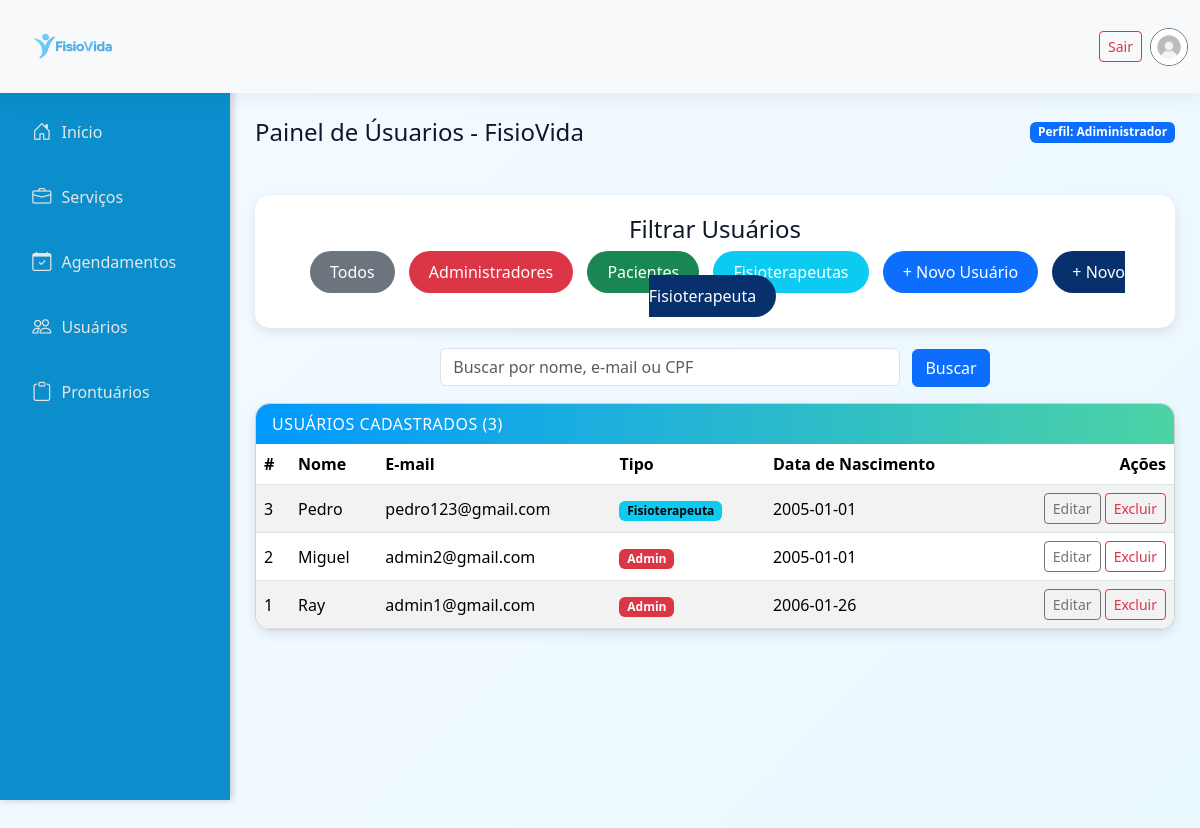
Screenshot of /admin/usuarios.php (signed in) with the database file from the repository.
### tables this page shows
CREATE TABLE usuario (
    id INT PRIMARY KEY AUTO_INCREMENT,
    nome VARCHAR(100),
    email VARCHAR(50) UNIQUE,
    senha VARCHAR(100),
    cpf VARCHAR(14) UNIQUE,
    data_nasc DATE,
    telefone VARCHAR(20),
    cep VARCHAR(200),
    sexo ENUM('M','F','Outro'),
    foto VARCHAR(255) DEFAULT '../img/imagem_perfil.JPEG',
    tipo_usuario ENUM('paciente', 'fisioterapeuta', 'admin') NOT NULL
);

### admin/usuarios.php (the view, shortened to what this page needs)
<?php
require_once '../php/db.php';
$qUsuario     = trim($_GET['q_usuario'] ?? '');
$tipoFiltro   = $_GET['tipo'] ?? '';
$page         = max(1, (int)($_GET['page'] ?? 1));
$perPage      = 8;
$userClauses = [];
$userParams  = [];
$userWhereSql = $userClauses ? ('WHERE ' . implode(' AND ', $userClauses)) : '';
$stmt = $pdo->prepare("SELECT COUNT(*) FROM usuario $userWhereSql");
$stmt->execute($userParams);
$totalUsuarios = (int)$stmt->fetchColumn();
$offsetUsuarios = ($page - 1) * $perPage;
$sqlUsuarios = "SELECT id, nome, email, tipo_usuario, data_nasc
                FROM usuario
                $userWhereSql
                ORDER BY id DESC
                LIMIT $perPage OFFSET $offsetUsuarios";
$stmt = $pdo->prepare($sqlUsuarios);
$stmt->execute($userParams);
$usuarios = $stmt->fetchAll();
include __DIR__ . '/partials/header.php';
?>
<!DOCTYPE html>
<html lang="pt-BR">
<head>
</head>
  <div class="d-flex align-items-center justify-content-between mb-3">
    <h2 class="h4 mb-0" data-aos="fade-right">Painel de Úsuarios - FisioVida</h2>
    <span class="badge text-bg-primary" data-aos="fade-left">Perfil: Adiministrador</span>
  </div>
<div class="mt-5">
  <div class="container-filtro text-center" data-aos="zoom-in">
    <h4 class="mb-3">Filtrar Usuários</h4>
    <div >
      <a href="?tipo=" class="btn-filtro btn-todos" data-aos="fade" data-aos-delay="500" <?= $tipoFiltro==='' ? 'shadow' : '' ?>">Todos</a>
      <a href="?tipo=admin" class="btn-filtro btn-admin" data-aos="fade" data-aos-delay="600" <?= $tipoFiltro==='admin' ? 'shadow' : '' ?>">Administradores</a>
      <a href="?tipo=paciente" class="btn-filtro btn-paciente" data-aos="fade" data-aos-delay="700" <?= $tipoFiltro==='paciente' ? 'shadow' : '' ?>">Pacientes</a>
      <a href="?tipo=fisioterapeuta" class="btn-filtro btn-fisio" data-aos="fade" data-aos-delay="800" <?= $tipoFiltro==='fisioterapeuta' ? 'shadow' : '' ?>">Fisioterapeutas</a>
      <a href="usuario_create.php" class="btn-filtro btn-novo" data-aos="fade" data-aos-delay="900">+ Novo Usuário</a>
      <a href="fisio_create.php" class="btn-filtro btn-novofisio" data-aos="fade" data-aos-delay="1000">+ Novo Fisioterapeuta</a>
    </div>
  </div>
  <form method="get" class="mb-3 text-center" data-aos="zoom-in">
    <input type="text" name="q_usuario" class="form-control d-inline-block w-50"
           placeholder="Buscar por nome, e-mail ou CPF"
           value="<?= htmlspecialchars($qUsuario) ?>">
    <button class="btn btn-primary ms-2">Buscar</button>
  </form>
  <div class="card">
    <div class="card-header">
      Usuários cadastrados (<?= $totalUsuarios ?>)
    </div>
    <div class="card-body p-0">
      <div class="table-responsive">
        <table class="table table-striped table-hover mb-0 align-middle">
          <thead data-aos="fade-down">
            <tr>
              <th>#</th>
              <th>Nome</th>
              <th>E-mail</th>
              <th>Tipo</th>
              <th>Data de Nascimento</th>
              <th class="text-end">Ações</th>
            </tr>
          </thead>
          <tbody>
            <?php foreach ($usuarios as $u): ?>
              <tr data-aos="fade-up" data-aos-delay="100">
                <td><?= (int)$u['id'] ?></td>
                <td><?= htmlspecialchars($u['nome']) ?></td>
                <td><?= htmlspecialchars($u['email']) ?></td>
                <td>
                  <span class="badge text-bg-<?= $u['tipo_usuario']==='admin' ? 'danger' : ($u['tipo_usuario']==='fisioterapeuta' ? 'info' : 'secondary') ?>">
                    <?= htmlspecialchars(ucfirst($u['tipo_usuario'])) ?>
                  </span>
                </td>
                <td><?= htmlspecialchars($u['data_nasc']) ?></td>
                <td class="text-end">
                  <a class="btn btn-sm btn-outline-secondary" href="usuario_edit.php?id=<?= (int)$u['id'] ?>">Editar</a>
                  <form action="usuario_delete.php" method="post" class="d-inline" onsubmit="return confirm('Deseja excluir este usuário?');">
                    <button type="submit" class="btn btn-sm btn-outline-danger">Excluir</button>
                  </form>
                </td>
              </tr>
            <?php endforeach; ?>
          </tbody>
        </table>
      </div>
    </div>
  </div>
</div>
<?php include __DIR__ . '/partials/footer.php'; ?>
</body>
</html>

### admin/partials/header.php (shortened to what this page needs)
<?php
$idUsuario = $_SESSION['usuario_id'];
$stmt = $pdo->prepare("SELECT nome, email, cpf, data_nasc, telefone, cep, sexo, tipo_usuario
                       FROM usuario WHERE id = ?");
$stmt->execute([$idUsuario]);
$usuario = $stmt->fetch(PDO::FETCH_ASSOC);
?>
<!DOCTYPE html>
<html lang="pt-br" data-bs-theme="light">
<head>
  <link href="https://cdn.jsdelivr.net/npm/bootstrap@5.3.3/dist/css/bootstrap.min.css" rel="stylesheet">
  <link href="https://cdn.jsdelivr.net/npm/bootstrap-icons@1.11.3/font/bootstrap-icons.css" rel="stylesheet">
  <link rel="stylesheet" href="https://unpkg.com/aos@2.3.4/dist/aos.css">
</head>
<body>
<nav class="navbar navbar-expand-md bg-light sticky-top py-3" data-aos="fade-down" data-aos-delay="150">
  <div class="container-fluid d-flex justify-content-between align-items-center" style="height: 61px;">
    <a href="admin.php" class="navbar-brand">
      <img src="../img/Fisiovida logo.png" alt="imagemfisiovida" width="120" height="78">
    </a>
    <div class="collapse navbar-collapse justify-content-end" id="menunavbar">
      <ul class="navbar-nav ms-auto d-flex align-items-center">
        <li class="nav-item me-2">
        <a class="btn btn-outline-danger btn-sm" href="../php/logout.php" data-aos="fade-left" data-aos-delay="300">Sair</a>
        </li>
        <li class="nav-item">
        <button class="btn p-0 border-0 bg-transparent" id="profileBtn" title="Perfil"
        data-aos="zoom-in" data-aos-delay="350">
            <img
              src="<?php echo htmlspecialchars($_SESSION['foto_perfil'] ?? ($usuario['foto'] ?? '../img/imagem_perfil.JPEG')); ?>"
              alt="Foto de perfil"
              class="rounded-circle border border-secondary"
              width="38"
              height="38"
              style="object-fit: cover;"
            >
          </button>
        </li>
      </ul>
    </div>
  </div>
</nav>
<div id="sidebar">
  <a href="admin.php" class="nav-link ..." data-aos="fade-right" data-aos-delay="250" <?php echo (basename($_SERVER['PHP_SELF']) == 'admin.php') ? 'active' : ''; ?>"><i class="bi bi-house-door"></i> Início</a>
  <a href="servicos.php" class="nav-link ..." data-aos="fade-right" data-aos-delay="300" <?php echo (basename($_SERVER['PHP_SELF']) == 'servicos.php') ? 'active' : ''; ?>"><i class="bi bi-briefcase"></i> Serviços</a>
  <a href="agendamentos.php" class="nav-link ..." data-aos="fade-right" data-aos-delay="350" <?php echo (basename($_SERVER['PHP_SELF']) == 'agendamentos.php') ? 'active' : ''; ?>"><i class="bi bi-calendar-check"></i> Agendamentos</a>
  <a href="usuarios.php" class="nav-link ..." data-aos="fade-right" data-aos-delay="400" <?php echo (basename($_SERVER['PHP_SELF']) == 'usuarios.php') ? 'active' : ''; ?>"><i class="bi bi-people"></i> Usuários</a>
  <a href="prontuario.php" class="nav-link ..." data-aos="fade-right" data-aos-delay="450" <?php echo (basename($_SERVER['PHP_SELF']) == 'prontuario.php') ? 'active' : ''; ?>"><i class="bi bi-clipboard"></i> Prontuários</a>
</div>
<div id="main-content">

### admin/partials/footer.php (shortened to what this page needs)
  </div>
<div aria-live="polite" aria-atomic="true" class="position-relative">
  <div id="toastArea" class="toast-container position-fixed top-0 end-0 p-3" style="z-index: 1080;"></div>
</div>
  <link rel="stylesheet" href="https://cdn.jsdelivr.net/npm/toastify-js/src/toastify.min.css">
</body>
</html>

### admin/partials/header.php (style rules this page uses)
:root { --azul-base: #b3e5fc; --azul-escuro: #0288d1; --bg-soft: linear-gradient(135deg, #f5fbff, #eaf8ff); --glass: rgba(255, 255, 255, 0.72); --muted: #6b7280; }
html, body { height: 100%; font-family: "Poppins", system-ui, -apple-system, "Segoe UI", Roboto, "Helvetica Neue", Arial; background: var(--bg-soft); color: #0f172a; -webkit-font-smoothing: antialiased; -moz-osx-font-smoothing: grayscale; }
#sidebar { width: 230px; background: #0b8ecb; height: 100vh; position: fixed; top: 0; left: 0; padding-top: 100px; display: flex; flex-direction: column; align-items: center; box-shadow: 2px 0 8px rgba(0, 0, 0, 0.2); z-index: 1000; }
#sidebar .nav-link { width: 85%; color: #e6e6e6; padding: 12px 15px; margin: 6px 0; border-radius: 10px; font-weight: normal; display: flex; align-items: center; gap: 10px; transition: all 0.3s ease; }
#sidebar .nav-link i { font-size: 1.2rem; }
#main-content { margin-left: 230px; padding: 25px; min-height: 100vh; transition: margin-left 0.3s ease; }
.navbar { background: rgba(255, 255, 255, 0.85); backdrop-filter: blur(6px); box-shadow: 0 6px 18px rgba(9, 30, 63, 0.06); position: relative; z-index: 2000; }

### admin/usuarios.php (style rules this page uses)
.container-filtro { background: #fff; border-radius: 15px; padding: 20px; box-shadow: 0 4px 12px rgba(0,0,0,0.1); margin-bottom: 20px; }
.btn-filtro { border: none; color: #fff; padding: 10px 20px; margin: 5px; border-radius: 25px; font-weight: 500; transition: all 0.3s ease; }
.btn-todos { background-color: #6c757d; }
.btn-admin { background-color: #dc3545; }
.btn-paciente { background-color: #198754; }
.btn-fisio { background-color: #0dcaf0; }
.btn-novo { background-color: #0d6efd; }
.btn-novofisio { background-color: #08306dff; }
.table thead { background-color: #f8f9fa; }
.card { border-radius: 15px; box-shadow: 0 4px 12px rgba(0,0,0,0.1); overflow: hidden; }
.card-header { background: linear-gradient(90deg, #0099ff, #4cd3a5); color: white; font-weight: 500; font-size: 1rem; border-bottom: none; text-transform: uppercase; letter-spacing: 0.5px; }
.btn-filtro, .btn-filtro:hover, .btn-filtro:focus, .btn-filtro:active { text-decoration: none; }
a { text-decoration: none; }

### rows the page displays
usuario: id "3", nome "Pedro", email "pedro123@gmail.com", tipo_usuario "Fisioterapeuta", data_nasc "2005-01-01"
usuario: id "2", nome "Miguel", email "admin2@gmail.com", tipo_usuario "Admin", data_nasc "2005-01-01"
usuario: id "1", nome "Ray", email "admin1@gmail.com", tipo_usuario "Admin", data_nasc "2006-01-26"

### other values shown
$totalUsuarios "3"
